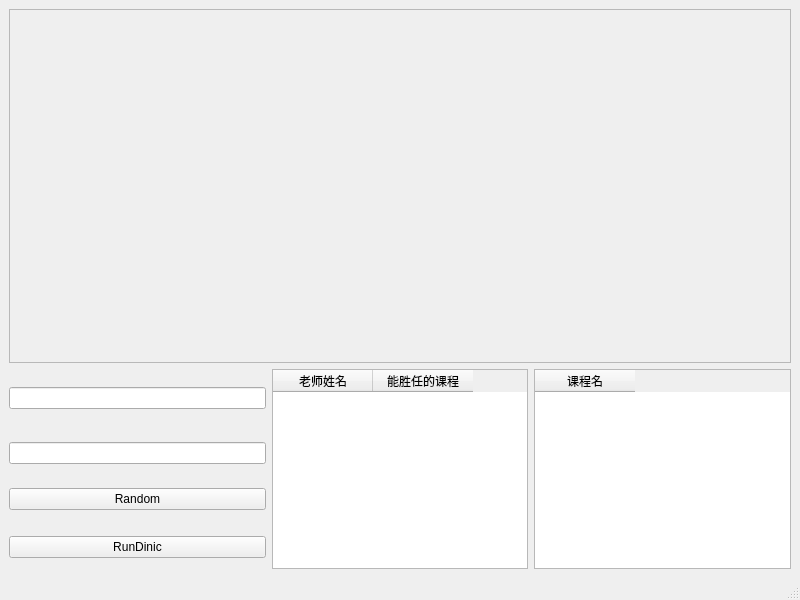
<?xml version="1.0" encoding="UTF-8"?>
<ui version="4.0">
 <class>MainWindow</class>
 <widget class="QMainWindow" name="MainWindow">
  <property name="geometry">
   <rect>
    <x>0</x>
    <y>0</y>
    <width>800</width>
    <height>600</height>
   </rect>
  </property>
  <property name="windowTitle">
   <string>MainWindow</string>
  </property>
  <widget class="QWidget" name="centralwidget">
   <layout class="QGridLayout" name="gridLayout">
    <item row="3" column="0">
     <widget class="QPushButton" name="RandomPushButton">
      <property name="text">
       <string>Random</string>
      </property>
     </widget>
    </item>
    <item row="0" column="0" colspan="3">
     <widget class="QScrollArea" name="scrollArea">
      <property name="widgetResizable">
       <bool>true</bool>
      </property>
      <widget class="QWidget" name="scrollAreaWidgetContents">
       <property name="geometry">
        <rect>
         <x>0</x>
         <y>0</y>
         <width>774</width>
         <height>313</height>
        </rect>
       </property>
      </widget>
     </widget>
    </item>
    <item row="1" column="0">
     <widget class="QLineEdit" name="TeacherCntLineEdit"/>
    </item>
    <item row="2" column="0">
     <widget class="QLineEdit" name="CourseCntLineEdit"/>
    </item>
    <item row="4" column="0">
     <widget class="QPushButton" name="RunDinicButton">
      <property name="text">
       <string>RunDinic</string>
      </property>
     </widget>
    </item>
    <item row="1" column="1" rowspan="4">
     <widget class="QTableWidget" name="TeacherTableWidget">
      <property name="minimumSize">
       <size>
        <width>0</width>
        <height>200</height>
       </size>
      </property>
      <column>
       <property name="text">
        <string>老师姓名</string>
       </property>
      </column>
      <column>
       <property name="text">
        <string>能胜任的课程</string>
       </property>
      </column>
     </widget>
    </item>
    <item row="1" column="2" rowspan="4">
     <widget class="QTableWidget" name="CourseTableWidget">
      <property name="minimumSize">
       <size>
        <width>0</width>
        <height>200</height>
       </size>
      </property>
      <column>
       <property name="text">
        <string>课程名</string>
       </property>
      </column>
     </widget>
    </item>
   </layout>
  </widget>
  <widget class="QMenuBar" name="menubar">
   <property name="geometry">
    <rect>
     <x>0</x>
     <y>0</y>
     <width>800</width>
     <height>24</height>
    </rect>
   </property>
  </widget>
  <widget class="QStatusBar" name="statusbar"/>
 </widget>
 <resources/>
 <connections/>
</ui>
